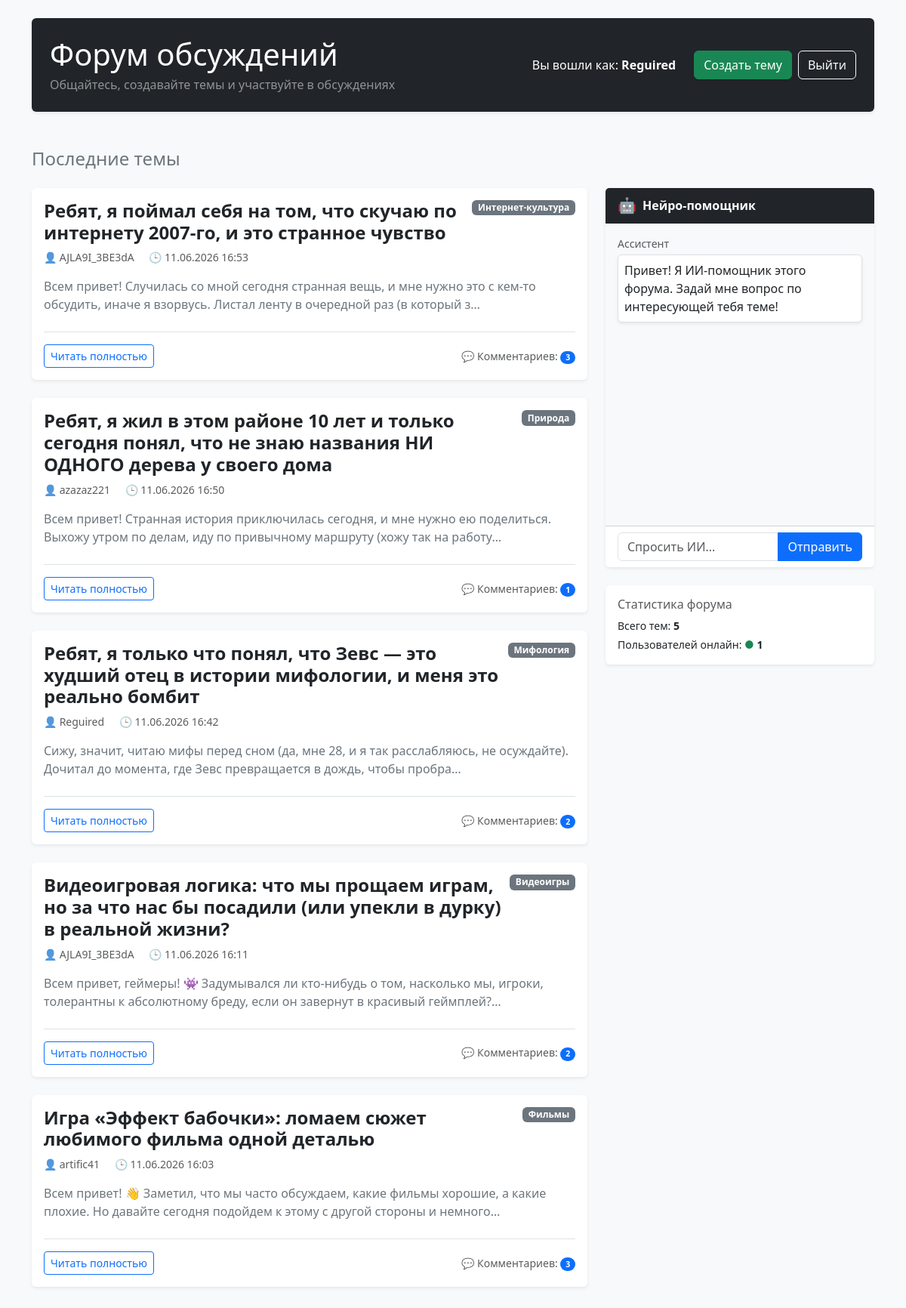
Screenshot of / (signed in) with the database file from the repository.
### forum/models.py (models this page shows, shortened)
class Post(models.Model):
    title = models.CharField(max_length=200)
    content = models.TextField()
    created_at = models.DateTimeField(auto_now_add=True)
    category = models.ForeignKey(
        Category,
        on_delete=models.CASCADE
    )
    author = models.ForeignKey(
    User,
    on_delete=models.CASCADE
)

class Category(models.Model):
    name = models.CharField(max_length=100)
    def __str__(self):
        return self.name

### forum/views.py (the view)
# urls.py: path('', views.home, name='home'),
def home(request):
    posts = Post.objects.order_by('-created_at')
    return render(
        request,
        'forum/home.html',
        {'posts': posts}
    )

### forum/templates/forum/home.html (shortened to what this page needs)
<!DOCTYPE html>
<html lang="ru">
<head>
    <link href="https://cdn.jsdelivr.net/npm/bootstrap@5.3.7/dist/css/bootstrap.min.css" rel="stylesheet">
</head>
<body>
<div class="container mt-4 pb-5">
    <div class="p-4 mb-5 bg-dark text-white rounded shadow-sm d-flex flex-wrap justify-content-between align-items-center gap-3">
        <div>
            <h1 class="mb-1">Форум обсуждений</h1>
            <p class="mb-0 text-white-50">
                Общайтесь, создавайте темы и участвуйте в обсуждениях
            </p>
        </div>
        <div class="d-flex align-items-center flex-wrap gap-2">
            {% if user.is_authenticated %}
                <span class="me-3">
                    Вы вошли как: <strong>{{ user.username }}</strong>
                </span>
                <a href="/create/" class="btn btn-success shadow-sm">
                    Создать тему
                </a>
                <a href="/logout/" class="btn btn-outline-light shadow-sm">
                    Выйти
                </a>
            {% endif %}
        </div>
    </div>
    <h4 class="mb-4 text-secondary">Последние темы</h4>
    <div class="row">
        <div class="col-lg-8 col-md-10 mx-auto mx-lg-0">
            {% for post in posts %}
                <div class="card mb-4 shadow-sm border-0">
                    <div class="card-body">
                        <div class="d-flex justify-content-between align-items-start mb-2">
                            <h4 class="card-title mb-0">
                                <a href="/post/{{ post.id }}/" class="text-decoration-none text-dark fw-bold">
                                    {{ post.title }}
                                </a>
                            </h4>
                            <span class="badge bg-secondary ms-2">{{ post.category }}</span>
                        </div>
                        <div class="text-muted small mb-3">
                            <span class="me-3">👤 {{ post.author.username }}</span>
                            <span>🕒 {{ post.created_at|date:"d.m.Y H:i" }}</span>
                        </div>
                        <p class="card-text text-secondary mb-4">
                            {{ post.content|truncatechars:150 }}
                        </p>
                        <div class="d-flex justify-content-between align-items-center pt-3 border-top">
                            <a href="/post/{{ post.id }}/" class="btn btn-outline-primary btn-sm">
                                Читать полностью
                            </a>
                            <span class="text-muted small">
                                💬 Комментариев:
                                <span class="badge bg-primary rounded-pill">{{ post.comment_set.count }}</span>
                            </span>
                        </div>
                    </div>
                </div>
            {% empty %}
                <div class="alert alert-info shadow-sm" role="alert">
                    В данный момент тем пока нет. Будьте первым!
                </div>
            {% endfor %}
        </div>
        <div class="col-lg-4 mt-4 mt-lg-0">
            <div class="card shadow-sm border-0 sticky-top" style="top: 20px;">
                <div class="card-header bg-dark text-white d-flex align-items-center">
                    <span class="fs-5 me-2">🤖</span>
                    <strong>Нейро-помощник</strong>
                </div>
                <div class="card-body bg-light" style="height: 400px; overflow-y: auto;" id="chatBox">
                    <div class="mb-3">
                        <div class="text-muted small mb-1">Ассистент</div>
                        <div class="p-2 bg-white border rounded shadow-sm d-inline-block">
                            Привет! Я ИИ-помощник этого форума. Задай мне вопрос по интересующей тебя теме!
                        </div>
                    </div>
                </div>
                <div class="card-footer bg-white">
                    <div class="input-group">
                        <input type="text" id="aiInput" class="form-control" placeholder="Спросить ИИ...">
                        <button class="btn btn-primary" id="sendBtn" type="button">Отправить</button>
                    </div>
                </div>
            </div>
            <div class="card shadow-sm border-0 mt-4">
                <div class="card-body">
                    <h6 class="text-muted mb-2">Статистика форума</h6>
                    <p class="mb-1 small">Всего тем: <strong>{{ posts|length }}</strong></p>
                    <p class="mb-0 small">Пользователей онлайн: <span class="text-success">●</span> <strong>1</strong></p>
                </div>
            </div>
        </div>
    </div>
</div>
</body>
</html>

### forum/templates/forum/home.html (style rules this page uses)
body { background-color: #f8f9fa; }

### rows the page displays
Post: title "Ребят, я поймал себя на том, что скучаю по интернету 2007-го, и это странное чувство", category "Интернет-культура", author.username "AJLA9I_3BE3dA", created_at "11.06.2026 16:53", content "Всем привет! Случилась со мной сегодня странная вещь, и мне нужно это с кем-то обсудить, иначе я взорвусь. Листал ленту в очередной раз (в который з…", comment_set.count "3"
Post: title "Ребят, я жил в этом районе 10 лет и только сегодня понял, что не знаю названия НИ ОДНОГО дерева у своего дома", category "Природа", author.username "azazaz221", created_at "11.06.2026 16:50", content "Всем привет! Странная история приключилась сегодня, и мне нужно ею поделиться. Выхожу утром по делам, иду по привычному маршруту (хожу так на работу…", comment_set.count "1"
Post: title "Ребят, я только что понял, что Зевс — это худший отец в истории мифологии, и меня это реально бомбит", category "Мифология", author.username "Reguired", created_at "11.06.2026 16:42", content "Сижу, значит, читаю мифы перед сном (да, мне 28, и я так расслабляюсь, не осуждайте). Дочитал до момента, где Зевс превращается в дождь, чтобы пробра…", comment_set.count "2"
Post: title "Видеоигровая логика: что мы прощаем играм, но за что нас бы посадили (или упекли в дурку) в реальной жизни?", category "Видеоигры", author.username "AJLA9I_3BE3dA", created_at "11.06.2026 16:11", content "Всем привет, геймеры! 👾 Задумывался ли кто-нибудь о том, насколько мы, игроки, толерантны к абсолютному бреду, если он завернут в красивый геймплей?…", comment_set.count "2"
Post: title "Игра «Эффект бабочки»: ломаем сюжет любимого фильма одной деталью", category "Фильмы", author.username "artific41", created_at "11.06.2026 16:03", content "Всем привет! 👋 Заметил, что мы часто обсуждаем, какие фильмы хорошие, а какие плохие. Но давайте сегодня подойдем к этому с другой стороны и немного…", comment_set.count "3"

### other values shown
{{ user.username }} "Reguired"
{{ posts|length }} "5"
